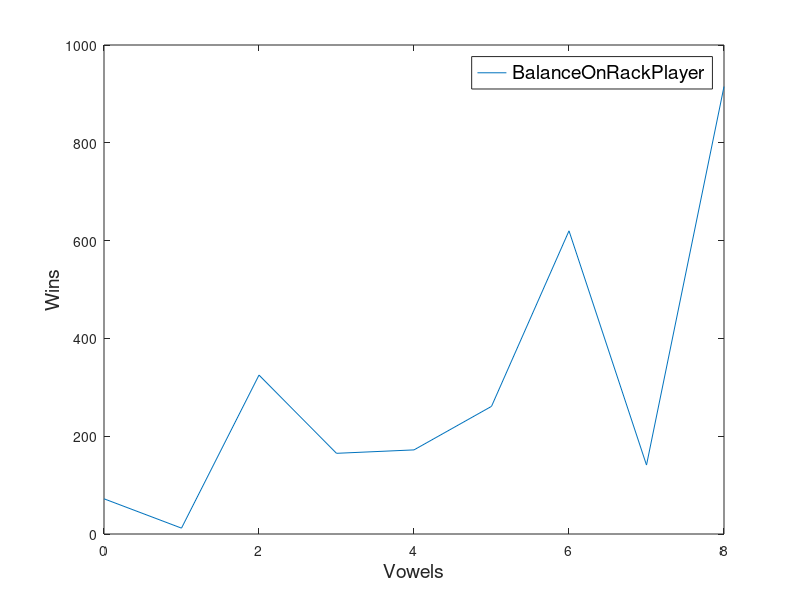

Here is the MATLAB script that generated this plot:
%BalancePlayer
x = [72, 12, 325, 165, 172, 261, 620, 141, 915]; 

%BonusSquarePlayer
%y = [9, 1000, 954, 979, 975, 960, 915, 988, 866];

z = [0:8];
subplot(1,1,1);
plot(z,x);
%hold on
%plot(z,y);
hold off
h_legend=legend('BalanceOnRackPlayer');
set(h_legend,'FontSize',14);
%legend('BalanceOnRackPlayer');
xlabel('Vowels', 'FontSize',14);
ylabel('Wins', 'FontSize',14);
